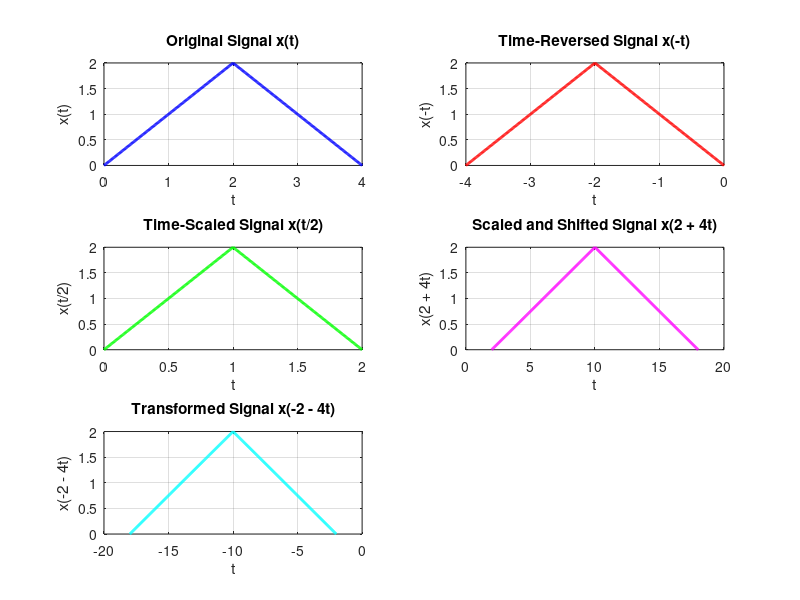

This figure's MATLAB source: (Note: this script raises an error after producing the figure.)
% clc 
% clear
% close all
% 
% t1=0:.1:2;
% t2=2:.1:4;
% 
% x1=t1;
% x2=t2;


% flip > vector flip karta ha 
%- lagany say plot flip hota ha

clc; clear; close all;

% Define original piecewise function x(t)
t1 = 0:0.01:2;
x1 = t1;
t2 = 2:0.01:4;
x2 = 4 - t2;

% Full x(t)
t = [t1, t2];
x = [x1, x2];

% Define transformations
t_neg = -t;        % x(-t)
t_scale = t / 2;   % x(t/2)
t_shift_scale1 = (2 + 4*t);  % x(2 + 4t)
t_shift_scale2 = (-2 - 4*t); % x(-2 - 4t)

% Plot original signal x(t)
subplot(3,2,1);
plot(t, x, 'b', 'LineWidth', 2);
xlabel('t'); ylabel('x(t)');
title('Original Signal x(t)');
grid on;

% Plot x(-t) (Time reversal)
subplot(3,2,2);
plot(t_neg, x, 'r', 'LineWidth', 2);
xlabel('t'); ylabel('x(-t)');
title('Time-Reversed Signal x(-t)');
grid on;

% Plot x(t/2) (Time scaling)
subplot(3,2,3);
plot(t_scale, x, 'g', 'LineWidth', 2);
xlabel('t'); ylabel('x(t/2)');
title('Time-Scaled Signal x(t/2)');
grid on;

% Plot x(2 + 4t) (Time scaling and shifting)
subplot(3,2,4);
plot(t_shift_scale1, x, 'm', 'LineWidth', 2);
xlabel('t'); ylabel('x(2 + 4t)');
title('Scaled and Shifted Signal x(2 + 4t)');
grid on;

% Plot x(-2 - 4t) (Time reversal, scaling, and shifting)
subplot(3,2,5);
plot(t_shift_scale2, x, 'c', 'LineWidth', 2);
xlabel('t'); ylabel('x(-2 - 4t)');
title('Transformed Signal x(-2 - 4t)');
grid on;

% Adjust layout
sgtitle('Signal Transformations');
